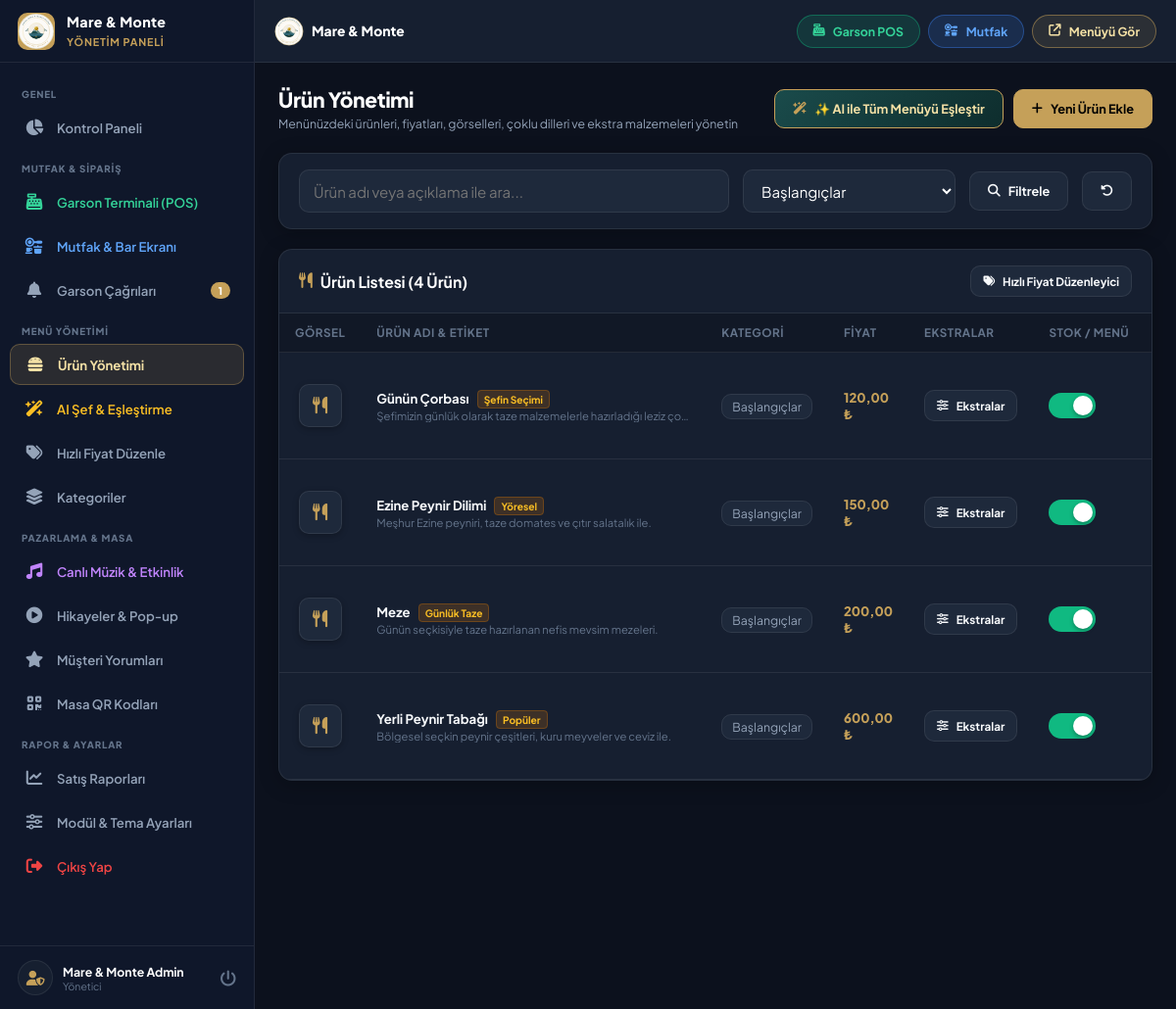
Page /admin/products.php?category=1 (signed in) on the committed database.
### tables this page shows
CREATE TABLE products (
        id INTEGER PRIMARY KEY AUTOINCREMENT,
        category_id INT NOT NULL,
        name VARCHAR(200) NOT NULL,
        description TEXT,
        name_en VARCHAR(200) DEFAULT '',
        desc_en TEXT,
        name_ar VARCHAR(200) DEFAULT '',
        desc_ar TEXT,
        name_ru VARCHAR(200) DEFAULT '',
        desc_ru TEXT,
        name_de VARCHAR(200) DEFAULT '',
        desc_de TEXT,
        price DECIMAL(10,2) NOT NULL DEFAULT 0.00,
        old_price DECIMAL(10,2) DEFAULT NULL,
        image VARCHAR(255) DEFAULT '',
        badge VARCHAR(50) DEFAULT '',
        calories INT DEFAULT 0,
        prep_time INT DEFAULT 15,
        allergens VARCHAR(255) DEFAULT '',
        is_available INT DEFAULT 1,
        is_featured INT DEFAULT 0,
        sort_order INT DEFAULT 0,
        view_count INT DEFAULT 0,
        created_at DATETIME DEFAULT CURRENT_TIMESTAMP
    , pairing_suggestion TEXT DEFAULT '');

CREATE TABLE categories (
        id INTEGER PRIMARY KEY AUTOINCREMENT,
        name VARCHAR(150) NOT NULL,
        slug VARCHAR(150),
        icon VARCHAR(100) DEFAULT 'utensils',
        image VARCHAR(255) DEFAULT '',
        name_en VARCHAR(150) DEFAULT '',
        name_ar VARCHAR(150) DEFAULT '',
        name_ru VARCHAR(150) DEFAULT '',
        name_de VARCHAR(150) DEFAULT '',
        sort_order INT DEFAULT 0,
        is_active INT DEFAULT 1,
        created_at DATETIME DEFAULT CURRENT_TIMESTAMP
    );

### config.php (called while the page is built, shortened)
<?php
function clean($data) {
    return htmlspecialchars(trim((string)$data), ENT_QUOTES, 'UTF-8');
}
function formatPrice($price, $currency = '₺') {
    return number_format((float)$price, 2, ',', '.') . ' ' . $currency;
}

### admin/products.php (the view, shortened to what this page needs)
<?php
require_once __DIR__ . '/header.php';
$categories = $pdo->query("SELECT * FROM categories ORDER BY sort_order ASC, name ASC")->fetchAll();
$filterCat = (int)($_GET['category'] ?? 0);
$filterSearch = clean($_GET['q'] ?? '');
$query = "SELECT p.*, c.name as cat_name FROM products p LEFT JOIN categories c ON p.category_id = c.id WHERE 1=1";
$params = [];
if ($filterCat > 0) {
    $query .= " AND p.category_id = ?";
    $params[] = $filterCat;
}
$query .= " ORDER BY p.category_id ASC, p.sort_order ASC, p.id DESC";
$stmtP = $pdo->prepare($query);
$stmtP->execute($params);
$products = $stmtP->fetchAll();
?>
<div class="page-header">
    <div class="page-title">
        <h1>Ürün Yönetimi</h1>
        <p>Menünüzdeki ürünleri, fiyatları, görselleri, çoklu dilleri ve ekstra malzemeleri yönetin</p>
    </div>
    <div style="display: flex; gap: 10px; flex-wrap: wrap;">
        <button type="button" class="btn btn-secondary" onclick="batchGenerateAiPairings()" style="background: linear-gradient(135deg, #1A4B4B 0%, #0E2D2D 100%); color: var(--primary-light); border: 1px solid var(--primary);">
            <i class="fas fa-wand-magic-sparkles" style="color: var(--primary);"></i> ✨ AI ile Tüm Menüyü Eşleştir
        </button>
        <button type="button" class="btn btn-primary" onclick="openProductModal()">
            <i class="fas fa-plus"></i> Yeni Ürün Ekle
        </button>
    </div>
</div>
<div class="card" style="margin-bottom: 20px;">
    <div class="card-body" style="padding: 16px 20px;">
        <form method="GET" action="products.php" style="display: flex; gap: 14px; flex-wrap: wrap; align-items: center;">
            <div style="flex: 1; min-width: 200px;">
                <input type="text" name="q" value="<?php echo htmlspecialchars($filterSearch); ?>" placeholder="Ürün adı veya açıklama ile ara..." class="form-control">
            </div>
            <div style="min-width: 180px;">
                <select name="category" class="form-control" onchange="this.form.submit()">
                    <?php foreach ($categories as $c): ?>
                        <option value="<?php echo $c['id']; ?>" <?php echo $filterCat === (int)$c['id'] ? 'selected' : ''; ?>>
                            <?php echo htmlspecialchars($c['name']); ?>
                        </option>
                    <?php endforeach; ?>
                </select>
            </div>
            <button type="submit" class="btn btn-secondary">
                <i class="fas fa-search"></i> Filtrele
            </button>
            <?php if ($filterCat > 0 || !empty($filterSearch)): ?>
                <a href="products.php" class="btn btn-secondary" title="Filtreyi Temizle">
                    <i class="fas fa-rotate-left"></i>
                </a>
            <?php endif; ?>
        </form>
    </div>
</div>
<div class="card">
    <div class="card-header">
        <h3 class="card-title"><i class="fas fa-utensils" style="color:var(--primary);"></i> Ürün Listesi (<?php echo count($products); ?> Ürün)</h3>
        <a href="quick-price.php" class="btn btn-secondary btn-sm"><i class="fas fa-tags"></i> Hızlı Fiyat Düzenleyici</a>
    </div>
    <div class="card-body" style="padding: 0;">
        <div class="table-responsive desktop-table-view">
            <table class="admin-table">
                <thead>
                    <tr>
                        <th style="width: 70px; text-align: center;">Görsel</th>
                        <th>Ürün Adı & Etiket</th>
                        <th>Kategori</th>
                        <th>Fiyat</th>
                        <th>Ekstralar</th>
                        <th style="text-align: center;">Stok / Menü</th>
                        <th style="text-align: right;">İşlemler</th>
                    </tr>
                </thead>
                <tbody>
                    <?php if (empty($products)): ?>
                        <tr>
                            <td colspan="7" style="text-align: center; padding: 32px; color: var(--text-dim);">
                                Kriterlere uygun ürün bulunamadı.
                            </td>
                        </tr>
                    <?php else: ?>
                        <?php foreach ($products as $p): ?>
                            <tr id="row-product-<?php echo $p['id']; ?>">
                                <td style="text-align: center;">
                                    <?php if (!empty($p['image'])): ?>
                                        <div class="table-thumb" style="display:none;">
                                            <i class="fas fa-utensils"></i>
                                        </div>
                                    <?php else: ?>
                                        <div class="table-thumb">
                                            <i class="fas fa-utensils"></i>
                                        </div>
                                    <?php endif; ?>
                                </td>
                                <td>
                                    <strong><?php echo htmlspecialchars($p['name']); ?></strong>
                                    <?php if (!empty($p['badge'])): ?>
                                        <span style="background: rgba(217, 119, 6, 0.2); color: #fbbf24; border:1px solid rgba(217,119,6,0.3); font-size: 0.68rem; font-weight:700; padding:2px 6px; border-radius:4px; margin-left:6px;">
                                            <?php echo htmlspecialchars($p['badge']); ?>
                                        </span>
                                    <?php endif; ?>
                                    <div style="font-size: 0.75rem; color: var(--text-dim); max-width: 320px; overflow: hidden; text-overflow: ellipsis; white-space: nowrap; margin-top: 2px;">
                                        <?php echo htmlspecialchars($p['description']); ?>
                                    </div>
                                </td>
                                <td>
                                    <span style="font-size: 0.82rem; color: var(--text-muted); background: var(--bg-input); padding: 4px 10px; border-radius: var(--radius-sm); border: 1px solid var(--border);">
                                        <?php echo htmlspecialchars($p['cat_name'] ?: 'Kategorisiz'); ?>
                                    </span>
                                </td>
                                <td style="font-weight: 800; color: var(--primary);">
                                    <?php echo formatPrice($p['price']); ?>
                                </td>
                                <td>
                                    <button type="button" class="btn btn-secondary btn-sm" onclick="openOptionsManager(<?php echo $p['id']; ?>, '<?php echo htmlspecialchars(addslashes($p['name'])); ?>')">
                                        <i class="fas fa-sliders"></i> Ekstralar
                                    </button>
                                </td>
                                <td>
                                    <label class="switch" title="Menüde göster / Tükendi">
                                        <span class="slider"></span>
                                    </label>
                                </td>
                                <td style="text-align: right;">
                                </td>
                            </tr>
                        <?php endforeach; ?>
                    <?php endif; ?>
                </tbody>
            </table>
        </div>
    </div>
</div>
<?php require_once __DIR__ . '/footer.php'; ?>

### rows in the picture
products: name "Günün Çorbası", badge "Şefin Seçimi", description "Şefimizin günlük olarak taze malzemelerle hazırladığı leziz ço…", category.name "Başlangıçlar", price "120,00 ₺"
products: name "Ezine Peynir Dilimi", badge "Yöresel", description "Meşhur Ezine peyniri, taze domates ve çıtır salatalık ile.", category.name "Başlangıçlar", price "150,00 ₺"
products: name "Meze", badge "Günlük Taze", description "Günün seçkisiyle taze hazırlanan nefis mevsim mezeleri.", category.name "Başlangıçlar", price "200,00 ₺"
products: name "Yerli Peynir Tabağı", badge "Popüler", description "Bölgesel seçkin peynir çeşitleri, kuru meyveler ve ceviz ile.", category.name "Başlangıçlar", price "600,00 ₺"

### other values in the picture
$pendingCallsCount "1"
$adminName "Mare & Monte Admin"
count($products) "4"
form field category "Başlangıçlar"
